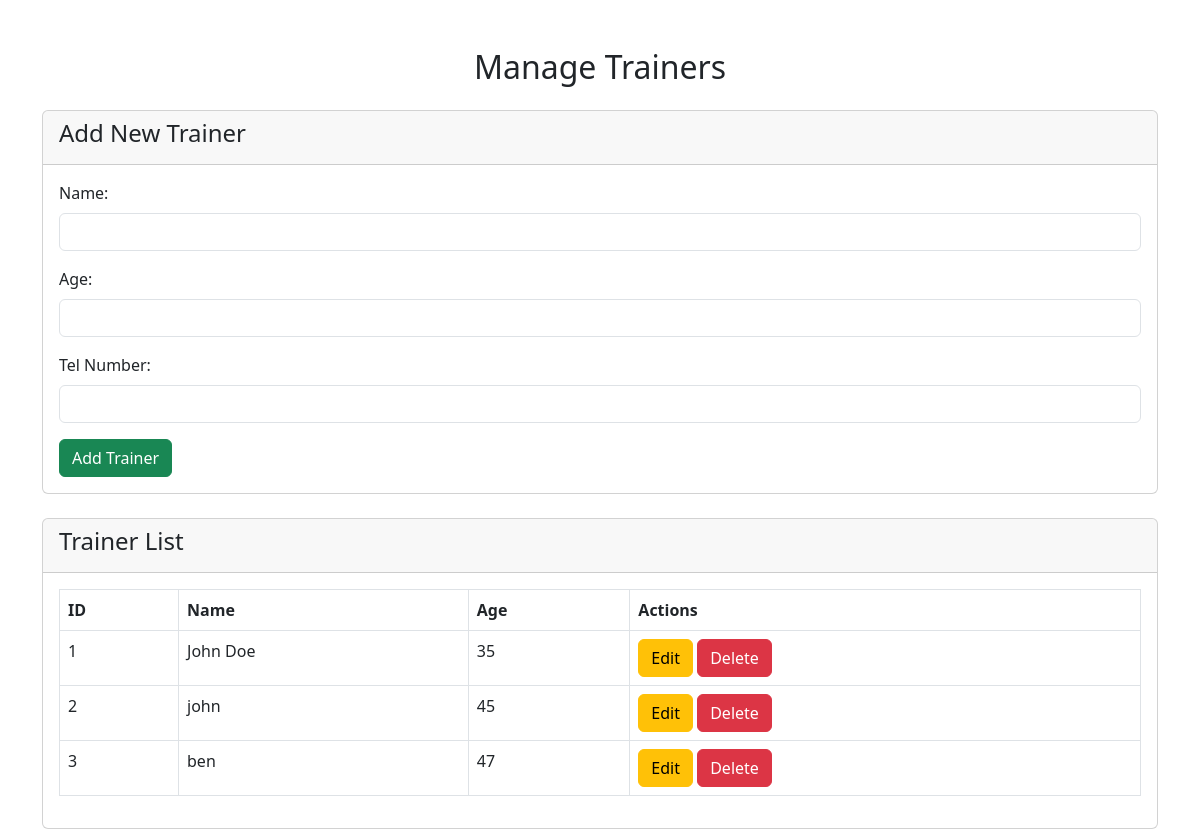
The app's page /trainer.php with its own data.
### tables this page shows
CREATE TABLE `trainers` (
  `id` int(11) NOT NULL,
  `name` varchar(255) NOT NULL,
  `age` int(11) NOT NULL,
  `tel` varchar(15) NOT NULL
);

### trainer.php (the view, shortened to what this page needs)
<?php
$trainerToUpdate = null;
$conn = new mysqli("localhost", "root", "", "cricket_club");
?>
<!DOCTYPE html>
<html>
<head>
    <link rel="stylesheet" href="https://cdn.jsdelivr.net/npm/bootstrap@5.3.0-alpha1/dist/css/bootstrap.min.css">
</head>
<body>
    <div class="container mt-5">
        <h2 class="text-center"> Manage Trainers</h2>
        <div class="card mt-4">
            <div class="card-header">
                <h4><?php echo $trainerToUpdate ? "Update Trainer" : "Add New Trainer"; ?></h4>
            </div>
            <div class="card-body">
                <form method="POST" action="">
                    <div class="mb-3">
                        <label for="name" class="form-label">Name:</label>
                        <input type="text" name="name" id="name" class="form-control" required
                               value="<?php echo $trainerToUpdate['name'] ?? ''; ?>">
                    </div>
                    <div class="mb-3">
                        <label for="age" class="form-label">Age:</label>
                        <input type="number" name="age" id="age" class="form-control" required
                               value="<?php echo $trainerToUpdate['age'] ?? ''; ?>">
                    </div>
                    <div class="mb-3">
                        <label for="tel" class="form-label">Tel Number:</label>
                        <input type="tel" name="tel" id="tel" class="form-control" required
                               value="<?php echo $trainerToUpdate['tel'] ?? ''; ?>">
                    </div>
                    <button type="submit" name="<?php echo $trainerToUpdate ? 'update_trainer' : 'add_trainer'; ?>"
                            class="btn btn-<?php echo $trainerToUpdate ? 'primary' : 'success'; ?>">
                        <?php echo $trainerToUpdate ? 'Update Trainer' : 'Add Trainer'; ?>
                    </button>
                </form>
            </div>
        </div>
        <div class="card mt-4">
            <div class="card-header">
                <h4>Trainer List</h4>
            </div>
            <div class="card-body">
                <table class="table table-bordered">
                    <thead>
                        <tr>
                            <th>ID</th>
                            <th>Name</th>
                            <th>Age</th>
                            <th>Actions</th>
                        </tr>
                    </thead>
                    <tbody>
                        <?php
                        $result = $conn->query("SELECT * FROM trainers");
                        if ($result->num_rows > 0) {
                            while ($row = $result->fetch_assoc()) {
                                echo "
                                <tr>
                                    <td>{$row['id']}</td>
                                    <td>{$row['name']}</td>
                                    <td>{$row['age']}</td>
                                    <td>
                                        <a href='?edit={$row['id']}' class='btn btn-warning'>Edit</a>
                                        <a href='?delete={$row['id']}' class='btn btn-danger' onclick='return confirm(\"Are you sure?\")'>Delete</a>
                                    </td>
                                </tr>";
                            }
                        } else {
                            echo "<tr><td colspan='6' class='text-center'>No trainers found.</td></tr>";
                        }
                        ?>
                    </tbody>
                </table>
            </div>
        </div>
    </div>
</body>
</html>

### records on screen
trainers: id "1", name "John Doe", age "35"
trainers: id "2", name "john", age "45"
trainers: id "3", name "ben", age "47"
